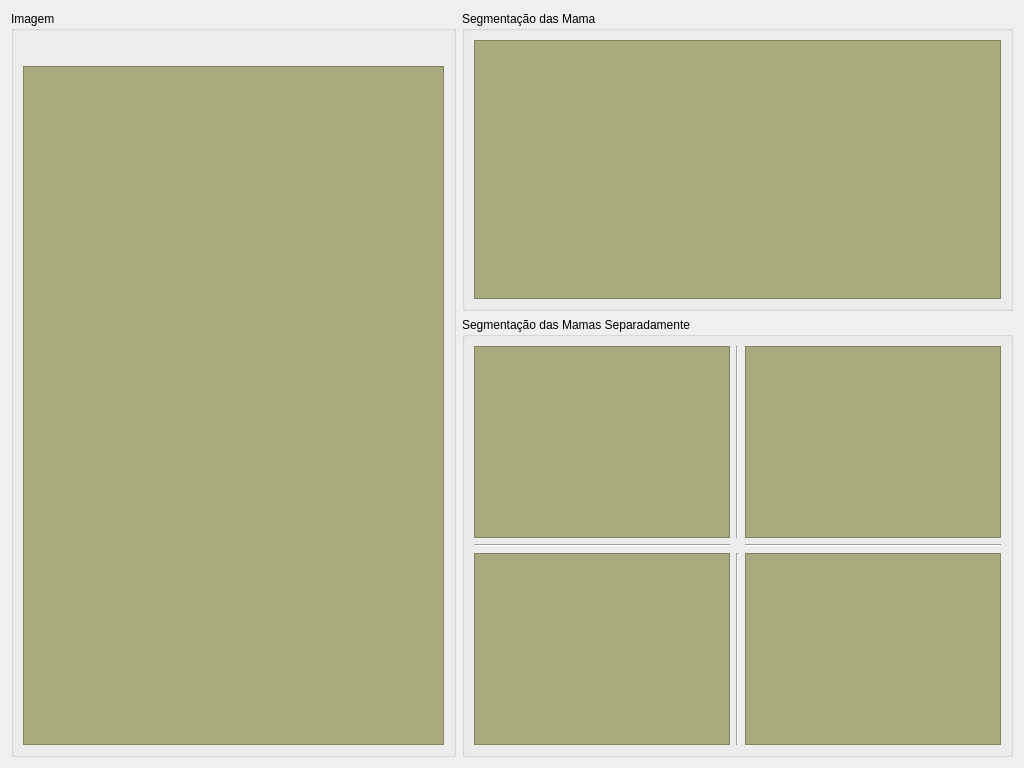
<?xml version="1.0" encoding="UTF-8"?>
<ui version="4.0">
 <class>SegmentationWidget</class>
 <widget class="QWidget" name="SegmentationWidget">
  <property name="geometry">
   <rect>
    <x>0</x>
    <y>0</y>
    <width>1024</width>
    <height>768</height>
   </rect>
  </property>
  <property name="sizePolicy">
   <sizepolicy hsizetype="Minimum" vsizetype="Minimum">
    <horstretch>0</horstretch>
    <verstretch>0</verstretch>
   </sizepolicy>
  </property>
  <property name="minimumSize">
   <size>
    <width>800</width>
    <height>600</height>
   </size>
  </property>
  <property name="windowTitle">
   <string>Segmentation</string>
  </property>
  <layout class="QHBoxLayout" name="horizontalLayout_2">
   <item>
    <widget class="QGroupBox" name="groupBox">
     <property name="sizePolicy">
      <sizepolicy hsizetype="Preferred" vsizetype="Preferred">
       <horstretch>0</horstretch>
       <verstretch>0</verstretch>
      </sizepolicy>
     </property>
     <property name="title">
      <string>Imagem</string>
     </property>
     <layout class="QVBoxLayout" name="verticalLayout">
      <item>
       <layout class="QHBoxLayout" name="horizontalLayout">
        <item>
         <widget class="QLabel" name="positionLabel">
          <property name="text">
           <string/>
          </property>
         </widget>
        </item>
        <item>
         <spacer name="horizontalSpacer">
          <property name="orientation">
           <enum>Qt::Horizontal</enum>
          </property>
          <property name="sizeHint" stdset="0">
           <size>
            <width>40</width>
            <height>20</height>
           </size>
          </property>
         </spacer>
        </item>
        <item>
         <widget class="QLabel" name="zoomLabel">
          <property name="text">
           <string/>
          </property>
         </widget>
        </item>
       </layout>
      </item>
      <item>
       <widget class="SegmentationGraphicsView" name="imageView">
        <property name="sizePolicy">
         <sizepolicy hsizetype="Expanding" vsizetype="Expanding">
          <horstretch>0</horstretch>
          <verstretch>0</verstretch>
         </sizepolicy>
        </property>
        <property name="styleSheet">
         <string notr="true">background-color: rgb(170, 170, 127);</string>
        </property>
       </widget>
      </item>
     </layout>
    </widget>
   </item>
   <item>
    <layout class="QVBoxLayout" name="verticalLayout_3">
     <item>
      <widget class="QGroupBox" name="groupBox_2">
       <property name="title">
        <string>Segmentação das Mama</string>
       </property>
       <layout class="QVBoxLayout" name="verticalLayout_2">
        <item>
         <widget class="QGraphicsView" name="fullSegmentationView">
          <property name="styleSheet">
           <string notr="true">background-color: rgb(170, 170, 127);</string>
          </property>
         </widget>
        </item>
       </layout>
      </widget>
     </item>
     <item>
      <widget class="QGroupBox" name="groupBox_3">
       <property name="title">
        <string>Segmentação das Mamas Separadamente</string>
       </property>
       <layout class="QGridLayout" name="gridLayout_2">
        <item row="0" column="0">
         <widget class="QGraphicsView" name="rightView">
          <property name="styleSheet">
           <string notr="true">background-color: rgb(170, 170, 127);</string>
          </property>
         </widget>
        </item>
        <item row="1" column="0">
         <widget class="Line" name="line">
          <property name="orientation">
           <enum>Qt::Horizontal</enum>
          </property>
         </widget>
        </item>
        <item row="0" column="2">
         <widget class="QGraphicsView" name="leftView">
          <property name="styleSheet">
           <string notr="true">background-color: rgb(170, 170, 127);</string>
          </property>
         </widget>
        </item>
        <item row="1" column="2">
         <widget class="Line" name="line_2">
          <property name="orientation">
           <enum>Qt::Horizontal</enum>
          </property>
         </widget>
        </item>
        <item row="2" column="0">
         <widget class="QGraphicsView" name="registerView">
          <property name="styleSheet">
           <string notr="true">background-color: rgb(170, 170, 127);</string>
          </property>
         </widget>
        </item>
        <item row="2" column="2">
         <widget class="QGraphicsView" name="errorView">
          <property name="styleSheet">
           <string notr="true">background-color: rgb(170, 170, 127);</string>
          </property>
         </widget>
        </item>
        <item row="0" column="1">
         <widget class="Line" name="line_3">
          <property name="orientation">
           <enum>Qt::Vertical</enum>
          </property>
         </widget>
        </item>
        <item row="2" column="1">
         <widget class="Line" name="line_4">
          <property name="orientation">
           <enum>Qt::Vertical</enum>
          </property>
         </widget>
        </item>
       </layout>
      </widget>
     </item>
    </layout>
   </item>
  </layout>
 </widget>
 <customwidgets>
  <customwidget>
   <class>SegmentationGraphicsView</class>
   <extends>QGraphicsView</extends>
   <header>segmentationgraphicsview.hxx</header>
  </customwidget>
 </customwidgets>
 <resources/>
 <connections/>
</ui>
